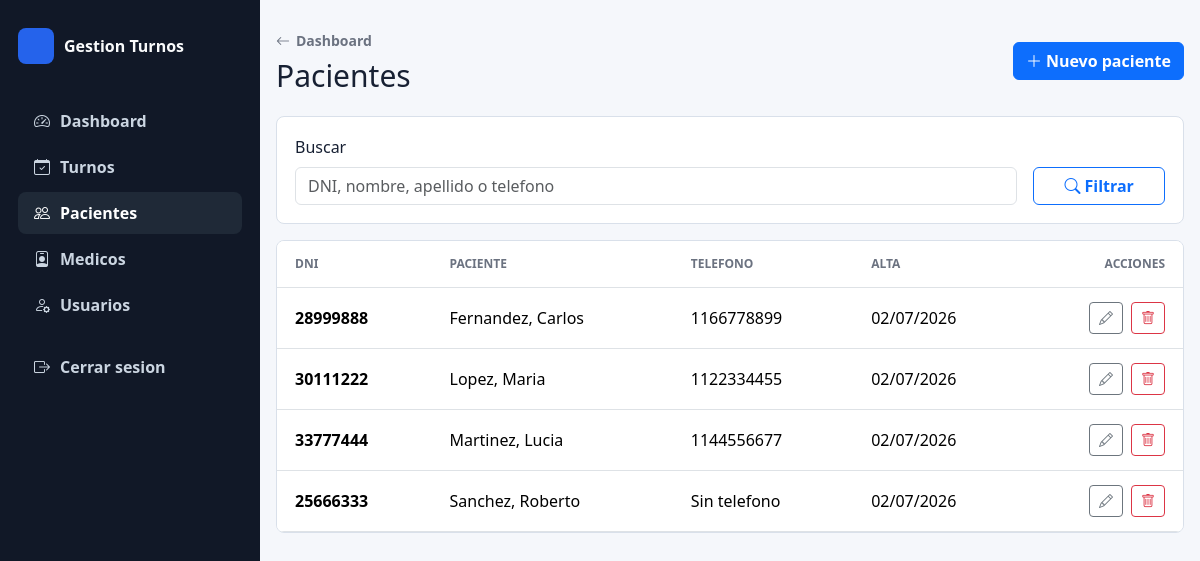
The app's page /index.php?action=pacientes (signed in) with its own data.
### tables this page shows
CREATE TABLE pacientes (
    id INT UNSIGNED AUTO_INCREMENT PRIMARY KEY,
    dni VARCHAR(20) NOT NULL,
    nombre VARCHAR(100) NOT NULL,
    apellido VARCHAR(100) NOT NULL,
    telefono VARCHAR(50) NULL,
    created_at TIMESTAMP NOT NULL DEFAULT CURRENT_TIMESTAMP,
    updated_at TIMESTAMP NOT NULL DEFAULT CURRENT_TIMESTAMP ON UPDATE CURRENT_TIMESTAMP,
    UNIQUE KEY uq_pacientes_dni (dni),
    KEY idx_pacientes_nombre (apellido, nombre),
    KEY idx_pacientes_busqueda (dni, apellido, nombre)
);

### controllers/PacienteController.php (called while the page is built, shortened)
<?php
require_once __DIR__ . '/../models/Paciente.php';
class PacienteController
{
    private Paciente $pacienteModel;
    public function __construct()
    {
        $this->pacienteModel = new Paciente();
    }
    public function index(): void
    {
        $esRecepcion = ($_GET['action'] ?? '') === 'recepcion_pacientes';
        $soloLectura = $esRecepcion;
        $backAction = $esRecepcion ? 'recepcion_dashboard' : 'dashboard';
        $busqueda = trim($_GET['busqueda'] ?? '');
        $pacientes = $this->pacienteModel->listar($busqueda);
        require_once __DIR__ . '/../views/pacientes/index.php';
    }
}

### config/conexion.php (called while the page is built, shortened)
<?php
class conexion
{
    private static ?PDO $conexion = null;
    public static function conexion(): PDO
    {
        $host = 'localhost';
        $port = '3308';
        $db = 'gestion_turnos';
        $user = 'root';
        $pass = 'root';
        $charset = 'utf8mb4';
        $dsn = "mysql:host={$host};port={$port};dbname={$db};charset={$charset}";
        $options = [
            PDO::ATTR_ERRMODE => PDO::ERRMODE_EXCEPTION,
            PDO::ATTR_DEFAULT_FETCH_MODE => PDO::FETCH_ASSOC,
            PDO::ATTR_EMULATE_PREPARES => false,
        ];
        try {
            self::$conexion = new PDO($dsn, $user, $pass, $options);
            return self::$conexion;
        } catch (PDOException $e) {
            error_log('Error de conexión a la base de datos: ' . $e->getMessage());
            throw new RuntimeException('No se pudo conectar a la base de datos.');
        }
    }
}

### models/Paciente.php (called while the page is built, shortened)
<?php
require_once __DIR__ . '/../config/conexion.php';
class Paciente
{
    private PDO $db;
    public function __construct()
    {
        $this->db = conexion::conexion();
    }
    public function listar(string $busqueda = ''): array
    {
        $sql = 'SELECT * FROM pacientes WHERE 1 = 1';
        $params = [];
        $sql .= ' ORDER BY apellido, nombre';
        $stmt = $this->db->prepare($sql);
        $stmt->execute($params);
        return $stmt->fetchAll();
    }
}

### views/pacientes/index.php (the view, shortened to what this page needs)
<!DOCTYPE html>
<html lang="es">
<head>
    <link href="https://cdn.jsdelivr.net/npm/bootstrap@5.3.3/dist/css/bootstrap.min.css" rel="stylesheet">
    <link href="https://cdn.jsdelivr.net/npm/bootstrap-icons@1.11.3/font/bootstrap-icons.css" rel="stylesheet">
    <link href="public/css/turnos.css" rel="stylesheet">
</head>
<body>
    <div class="app-shell">
        <?php require __DIR__ . '/../layouts/sidebar.php'; ?>
    <main class="main-content page-shell">
        <header class="page-header">
            <div>
                <a class="back-link" href="index.php?action=<?php echo htmlspecialchars($backAction ?? 'dashboard'); ?>"><i class="bi bi-arrow-left"></i><span>Dashboard</span></a>
                <h1>Pacientes</h1>
            </div>
            <?php if (empty($soloLectura)): ?>
                <a class="btn btn-primary" href="index.php?action=pacientes_crear"><i class="bi bi-plus-lg"></i><span>Nuevo paciente</span></a>
            <?php elseif (($listAction ?? '') === 'recepcion_pacientes'): ?>
                <a class="btn btn-primary" href="index.php?action=recepcion_pacientes_crear"><i class="bi bi-plus-lg"></i><span>Nuevo paciente</span></a>
            <?php endif; ?>
        </header>
        <section class="filter-bar">
            <form action="index.php" method="GET" class="row g-3 align-items-end">
                <div class="col-12 col-md-10">
                    <label class="form-label" for="busqueda">Buscar</label>
                    <input class="form-control" type="search" id="busqueda" name="busqueda" value="<?php echo htmlspecialchars($busqueda); ?>" placeholder="DNI, nombre, apellido o telefono" data-live-search="#tablaPacientes">
                </div>
                <div class="col-12 col-md-2 d-grid">
                    <button class="btn btn-outline-primary" type="submit"><i class="bi bi-search"></i><span>Filtrar</span></button>
                </div>
            </form>
        </section>
        <section class="data-panel">
            <div class="table-responsive">
                <table class="table align-middle" id="tablaPacientes">
                    <thead>
                        <tr>
                            <th>DNI</th>
                            <th>Paciente</th>
                            <th>Telefono</th>
                            <th>Alta</th>
                            <?php if (empty($soloLectura)): ?>
                                <th class="text-end">Acciones</th>
                            <?php endif; ?>
                        </tr>
                    </thead>
                    <tbody>
                        <?php foreach ($pacientes as $paciente): ?>
                            <tr>
                                <td><strong><?php echo htmlspecialchars($paciente['dni']); ?></strong></td>
                                <td><?php echo htmlspecialchars($paciente['apellido'] . ', ' . $paciente['nombre']); ?></td>
                                <td><?php echo htmlspecialchars($paciente['telefono'] ?: 'Sin telefono'); ?></td>
                                <td><?php echo htmlspecialchars($paciente['created_at'] ? date('d/m/Y', strtotime($paciente['created_at'])) : '-'); ?></td>
                                <?php if (empty($soloLectura)): ?>
                                    <td>
                                        <div class="actions">
                                            <a class="btn btn-sm btn-outline-secondary" href="index.php?action=pacientes_editar&id=<?php echo (int) $paciente['id']; ?>" title="Editar paciente"><i class="bi bi-pencil"></i></a>
                                            <form action="index.php?action=pacientes_eliminar" method="POST" class="js-delete-form">
                                                <button class="btn btn-sm btn-outline-danger" type="submit" title="Eliminar paciente"><i class="bi bi-trash"></i></button>
                                            </form>
                                        </div>
                                    </td>
                                <?php endif; ?>
                            </tr>
                        <?php endforeach; ?>
                    </tbody>
                </table>
            </div>
        </section>
    </main>
    </div>
</body>
</html>

### public/css/turnos.css (style rules this page uses)
:root { --bg: #f5f7fb; --surface: #ffffff; --text: #172033; --muted: #6b7280; --line: #d9e0ea; --primary: #2563eb; --primary-dark: #1e40af; }
* { box-sizing: border-box; }
body { min-height: 100vh; margin: 0; background: var(--bg); color: var(--text); font-family: system-ui, -apple-system, BlinkMacSystemFont, "Segoe UI", sans-serif; }
.app-shell { display: grid; grid-template-columns: 260px minmax(0, 1fr); min-height: 100vh; }
.main-content { min-width: 0; }
.page-shell { width: min(1180px, calc(100% - 32px)); margin: 0 auto; padding: 28px 0; }
.page-header { display: flex; align-items: center; justify-content: space-between; gap: 18px; margin-bottom: 22px; }
.page-header h1 { margin: 6px 0 0; font-size: 30px; line-height: 1.2; }
.back-link { display: inline-flex; align-items: center; gap: 6px; color: var(--muted); font-size: 14px; font-weight: 700; text-decoration: none; }
.filter-bar, .data-panel, .form-panel { border: 1px solid var(--line); border-radius: 8px; background: var(--surface); }
.filter-bar { padding: 18px; margin-bottom: 16px; }
.data-panel { overflow: hidden; }
.table { margin-bottom: 0; }
.table th { color: var(--muted); font-size: 12px; text-transform: uppercase; }
.table th, .table td { padding: 14px 18px; }
.table td strong, .table td span { display: block; }
.actions { display: flex; justify-content: flex-end; gap: 8px; }
.actions form { margin: 0; }
.actions .btn { display: inline-flex; align-items: center; justify-content: center; width: 34px; height: 32px; padding: 0; }
.btn { font-weight: 700; }
.btn i { margin-right: 4px; }
.actions .btn i { margin-right: 0; }

### records on screen
pacientes: dni "28999888", apellido+nombre "Fernandez, Carlos", telefono "1166778899", created_at "02/07/2026"
pacientes: dni "30111222", apellido+nombre "Lopez, Maria", telefono "1122334455", created_at "02/07/2026"
pacientes: dni "33777444", apellido+nombre "Martinez, Lucia", telefono "1144556677", created_at "02/07/2026"
pacientes: dni "25666333", apellido+nombre "Sanchez, Roberto", telefono "Sin telefono", created_at "02/07/2026"
